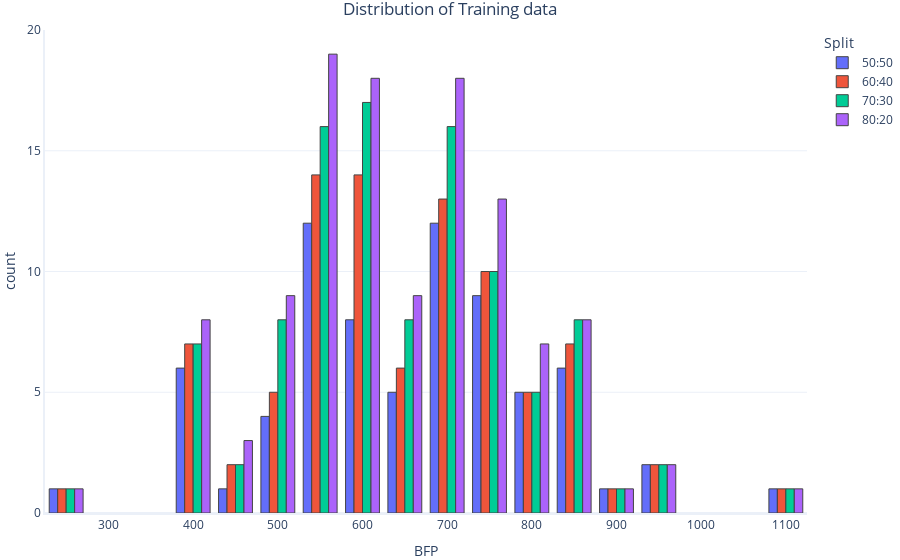

Notebook code for this chart:
### Code cell
# Add a column for each "train" set that identifies the split used
train_8020 = train_8020.assign(Split="80:20")
train_7030 = train_7030.assign(Split="70:30")
train_6040 = train_6040.assign(Split="60:40")
train_5050 = train_5050.assign(Split="50:50")

# Concatenate training sets so we can plot them on the same chart
split_df = pd.concat([train_5050, train_6040, train_7030, train_8020], axis=0)

 # Plot a histogram of data distribution
graphing.multiple_histogram(split_df, label_x="BFP", label_group="Split", title="Distribution of Training data")
